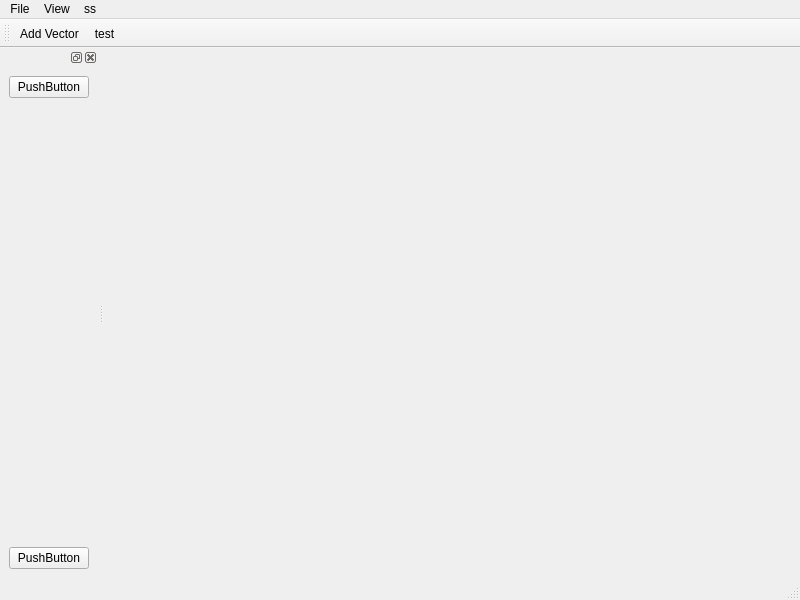
<?xml version="1.0" encoding="UTF-8"?>
<ui version="4.0">
 <class>BcmsMainWindow</class>
 <widget class="QMainWindow" name="BcmsMainWindow">
  <property name="geometry">
   <rect>
    <x>0</x>
    <y>0</y>
    <width>800</width>
    <height>600</height>
   </rect>
  </property>
  <property name="windowTitle">
   <string>BcmsMainWindow</string>
  </property>
  <widget class="QWidget" name="centralwidget"/>
  <widget class="QMenuBar" name="menubar">
   <property name="geometry">
    <rect>
     <x>0</x>
     <y>0</y>
     <width>800</width>
     <height>21</height>
    </rect>
   </property>
   <widget class="QMenu" name="menuFile">
    <property name="title">
     <string>File</string>
    </property>
    <addaction name="actionAdd_Vector"/>
   </widget>
   <widget class="QMenu" name="menuView">
    <property name="title">
     <string>View</string>
    </property>
    <addaction name="actiontest"/>
   </widget>
   <widget class="QMenu" name="menuss">
    <property name="title">
     <string>ss</string>
    </property>
   </widget>
   <addaction name="menuFile"/>
   <addaction name="menuView"/>
   <addaction name="menuss"/>
  </widget>
  <widget class="QStatusBar" name="statusbar"/>
  <widget class="QToolBar" name="toolBar">
   <property name="windowTitle">
    <string>toolBar</string>
   </property>
   <attribute name="toolBarArea">
    <enum>TopToolBarArea</enum>
   </attribute>
   <attribute name="toolBarBreak">
    <bool>false</bool>
   </attribute>
   <addaction name="actionAdd_Vector"/>
   <addaction name="actiontest"/>
  </widget>
  <widget class="QDockWidget" name="dockWidget">
   <attribute name="dockWidgetArea">
    <number>1</number>
   </attribute>
   <widget class="QWidget" name="dockWidgetContents">
    <layout class="QVBoxLayout" name="verticalLayout_2">
     <item>
      <widget class="QPushButton" name="pushButton">
       <property name="text">
        <string>PushButton</string>
       </property>
      </widget>
     </item>
     <item>
      <spacer name="verticalSpacer">
       <property name="orientation">
        <enum>Qt::Vertical</enum>
       </property>
       <property name="sizeHint" stdset="0">
        <size>
         <width>20</width>
         <height>418</height>
        </size>
       </property>
      </spacer>
     </item>
     <item>
      <widget class="QPushButton" name="pushButton_2">
       <property name="text">
        <string>PushButton</string>
       </property>
      </widget>
     </item>
    </layout>
   </widget>
  </widget>
  <action name="actionAdd_Vector">
   <property name="icon">
    <iconset resource="res.qrc">
     <normaloff>:/new/prefix1/resources/image/icon/action/mActionAddOgrLayer.svg</normaloff>:/new/prefix1/resources/image/icon/action/mActionAddOgrLayer.svg</iconset>
   </property>
   <property name="text">
    <string>Add Vector</string>
   </property>
   <property name="toolTip">
    <string>Add Vector</string>
   </property>
  </action>
  <action name="actiontest">
   <property name="icon">
    <iconset resource="resources/image.qrc">
     <normaloff>:/resources/asdfsaf.png</normaloff>:/resources/asdfsaf.png</iconset>
   </property>
   <property name="text">
    <string>test</string>
   </property>
   <property name="toolTip">
    <string>test</string>
   </property>
  </action>
 </widget>
 <resources>
  <include location="resources/image.qrc"/>
  <include location="res.qrc"/>
 </resources>
 <connections/>
</ui>
